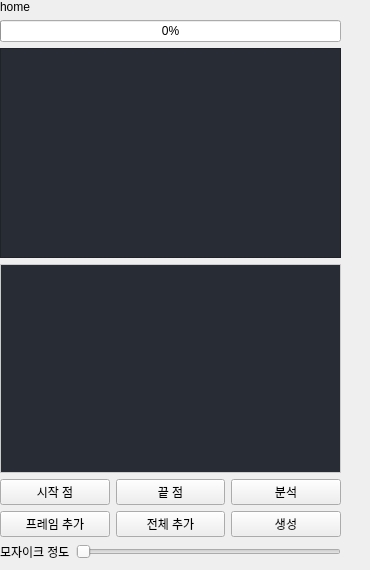
<?xml version="1.0" encoding="UTF-8"?>
<ui version="4.0">
 <class>Form</class>
 <widget class="QWidget" name="Form">
  <property name="geometry">
   <rect>
    <x>0</x>
    <y>0</y>
    <width>370</width>
    <height>570</height>
   </rect>
  </property>
  <property name="windowTitle">
   <string>Form</string>
  </property>
  <widget class="QWidget" name="verticalLayoutWidget_12">
   <property name="geometry">
    <rect>
     <x>0</x>
     <y>0</y>
     <width>341</width>
     <height>561</height>
    </rect>
   </property>
   <layout class="QVBoxLayout" name="verticalLayout_7">
    <item>
     <widget class="QLabel" name="label">
      <property name="text">
       <string>home</string>
      </property>
     </widget>
    </item>
    <item>
     <widget class="QProgressBar" name="progressBar_mosaic">
      <property name="value">
       <number>0</number>
      </property>
     </widget>
    </item>
    <item>
     <widget class="QTableView" name="tableView_mosaic_ID">
      <property name="styleSheet">
       <string notr="true">background-color: rgb(40, 44, 52);
selection-background-color: rgb(255, 35, 86);
alternate-background-color: rgb(157, 255, 29);
</string>
      </property>
      <attribute name="horizontalHeaderVisible">
       <bool>false</bool>
      </attribute>
     </widget>
    </item>
    <item>
     <widget class="QTableView" name="tableView_mosaic_frame">
      <property name="styleSheet">
       <string notr="true">background-color: rgb(40, 44, 52);
border: 1px solid #CCCCCC;
gridline-color: #CCCCCC;
selection-background-color: #E1F5FE;
selection-color: #0366d6;
font-family: &quot;Helvetica Neue&quot;, Helvetica, Arial, sans-serif;

color:
</string>
      </property>
     </widget>
    </item>
    <item>
     <layout class="QVBoxLayout" name="verticalLayout_10">
      <item>
       <layout class="QHBoxLayout" name="horizontalLayout_5">
        <item>
         <widget class="QPushButton" name="btn_mosaic_start">
          <property name="toolTip">
           <string>단축키: 4</string>
          </property>
          <property name="text">
           <string>시작 점</string>
          </property>
         </widget>
        </item>
        <item>
         <widget class="QPushButton" name="btn_mosaic_end">
          <property name="toolTip">
           <string>단축키: 5</string>
          </property>
          <property name="text">
           <string>끝 점</string>
          </property>
         </widget>
        </item>
        <item>
         <widget class="QPushButton" name="btn_mosaic_analyze">
          <property name="toolTip">
           <string>단축키: 6</string>
          </property>
          <property name="text">
           <string>분석</string>
          </property>
         </widget>
        </item>
       </layout>
      </item>
      <item>
       <layout class="QHBoxLayout" name="horizontalLayout_6">
        <item>
         <widget class="QPushButton" name="btn_mosaic_add_frame">
          <property name="toolTip">
           <string>단축키: 1</string>
          </property>
          <property name="text">
           <string>프레임 추가</string>
          </property>
         </widget>
        </item>
        <item>
         <widget class="QPushButton" name="btn_mosaic_add_frams">
          <property name="toolTip">
           <string>단축키: 2</string>
          </property>
          <property name="text">
           <string>전체 추가</string>
          </property>
         </widget>
        </item>
        <item>
         <widget class="QPushButton" name="btn_mosaic_video_out">
          <property name="toolTip">
           <string>단축키: 3</string>
          </property>
          <property name="text">
           <string>생성</string>
          </property>
         </widget>
        </item>
       </layout>
      </item>
     </layout>
    </item>
    <item>
     <layout class="QHBoxLayout" name="horizontalLayout_7">
      <item>
       <widget class="QLabel" name="label_11">
        <property name="text">
         <string>모자이크 정도</string>
        </property>
       </widget>
      </item>
      <item>
       <widget class="QSlider" name="slider_bike_mosaic">
        <property name="orientation">
         <enum>Qt::Horizontal</enum>
        </property>
       </widget>
      </item>
     </layout>
    </item>
   </layout>
  </widget>
 </widget>
 <resources/>
 <connections/>
</ui>
